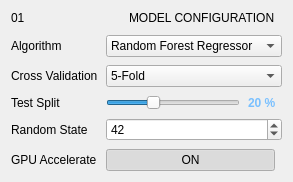
           <widget class="QFrame" name="panelCard">
            <property name="minimumWidth"><number>360</number></property>
            <layout class="QVBoxLayout" name="modelConfigLayout">
             <property name="contentsMargins"><rect><x>16</x><y>14</y><width>16</width><height>14</height></rect></property>
             <property name="spacing"><number>10</number></property>

             <item>
              <layout class="QHBoxLayout">
               <item><widget class="QLabel" name="panelIndex"><property name="text"><string>01</string></property></widget></item>
               <item><widget class="QLabel" name="panelTitle"><property name="text"><string>MODEL CONFIGURATION</string></property></widget></item>
               <item><spacer><property name="orientation"><enum>Qt::Horizontal</enum></property></spacer></item>
              </layout>
             </item>

             <item>
              <layout class="QGridLayout" name="modelConfigGrid">
               <property name="spacing"><number>8</number></property>

               <item row="0" column="0">
                <widget class="QLabel" name="configKey"><property name="text"><string>Algorithm</string></property></widget>
               </item>
               <item row="0" column="1">
                <widget class="QComboBox" name="algorithmCombo">
                 <item><property name="text"><string>Random Forest Regressor</string></property></item>
                 <item><property name="text"><string>Gradient Boosting</string></property></item>
                 <item><property name="text"><string>XGBoost</string></property></item>
                 <item><property name="text"><string>Neural Network (MLP)</string></property></item>
                 <item><property name="text"><string>Support Vector Regression</string></property></item>
                 <item><property name="text"><string>Ensemble (Stacked)</string></property></item>
                </widget>
               </item>

               <item row="1" column="0">
                <widget class="QLabel" name="configKey2"><property name="text"><string>Cross Validation</string></property></widget>
               </item>
               <item row="1" column="1">
                <widget class="QComboBox" name="cvCombo">
                 <item><property name="text"><string>5-Fold</string></property></item>
                 <item><property name="text"><string>10-Fold</string></property></item>
                 <item><property name="text"><string>Leave-One-Out</string></property></item>
                </widget>
               </item>

               <item row="2" column="0">
                <widget class="QLabel" name="configKey3"><property name="text"><string>Test Split</string></property></widget>
               </item>
               <item row="2" column="1">
                <layout class="QHBoxLayout">
                 <item>
                  <widget class="QSlider" name="testSplitSlider">
                   <property name="orientation"><enum>Qt::Horizontal</enum></property>
                   <property name="minimum"><number>10</number></property>
                   <property name="maximum"><number>40</number></property>
                   <property name="value"><number>20</number></property>
                  </widget>
                 </item>
                 <item>
                  <widget class="QLabel" name="testSplitVal">
                   <property name="text"><string>20 %</string></property>
                   <property name="styleSheet"><string>color:#79c0ff; font-size:12px; font-weight:600; min-width:34px;</string></property>
                  </widget>
                 </item>
                </layout>
               </item>

               <item row="3" column="0">
                <widget class="QLabel" name="configKey4"><property name="text"><string>Random State</string></property></widget>
               </item>
               <item row="3" column="1">
                <widget class="QSpinBox" name="randomStateSpin">
                 <property name="maximum"><number>999</number></property>
                 <property name="value"><number>42</number></property>
                </widget>
               </item>

               <item row="4" column="0">
                <widget class="QLabel" name="configKey5"><property name="text"><string>GPU Accelerate</string></property></widget>
               </item>
               <item row="4" column="1">
                <layout class="QHBoxLayout">
                 <item>
                  <widget class="QPushButton" name="toggleOn">
                   <property name="text"><string>ON</string></property>
                   <property name="checkable"><bool>true</bool></property>
                   <property name="checked"><bool>true</bool></property>
                   <property name="cursor"><cursorShape>PointingHandCursor</cursorShape></property>
                  </widget>
                 </item>
                 <item><spacer><property name="orientation"><enum>Qt::Horizontal</enum></property></spacer></item>
                </layout>
               </item>
              </layout>
             </item>

            </layout>
           </widget>
